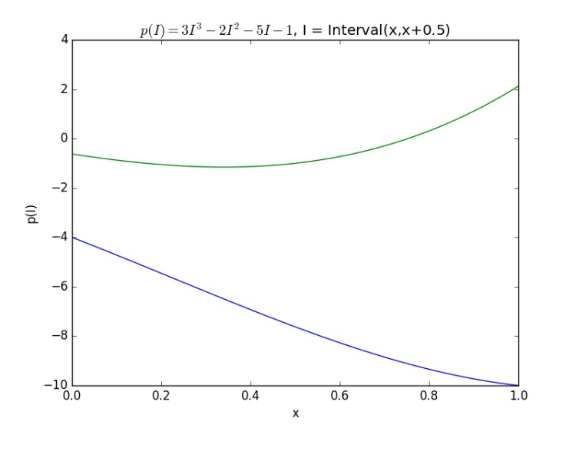

Reproduce this figure in Python.
import numpy as np
import matplotlib.pyplot as plt

class Interval:
    def __init__(self, left, right=None):
        if right is None:
            self.left, self.right = left, left
        else:
            self.left, self.right = left, right
    
    def __add__(self, other):
        if isinstance(other, (int, float)):
            other = Interval(other, other)
            
        a, b = self.left, self.right
        c, d = other.left, other.right
        return Interval(a+c, b+d)
    
    def __radd__(self, other):
        if isinstance(other, (int, float)):
            other = Interval(other, other)
            
        a, b = self.left, self.right
        c, d = other.left, other.right
        return Interval(a+c, b+d)
    
    def __sub__(self, other):
        if isinstance(other, (int, float)):
            other = Interval(other, other)
            
        a, b = self.left, self.right
        c, d = other.left, other.right
        return Interval(a-d, b-c)
    
    def __rsub__(self, other):
        if isinstance(other, (int, float)):
            other = Interval(other, other)
            
        a, b = self.left, self.right
        c, d = other.left, other.right
        return Interval(min(c-a, c-b), max(d-a, d-b))
    
    def __mul__(self, other):
        if isinstance(other, (int, float)):
            other = Interval(other, other)
        
        a, b = self.left, self.right
        c, d = other.left, other.right
        return Interval(min(a*c, a*d, b*c, b*d), max(a*c, a*d, b*c, b*d))
    
    def __rmul__(self, other):
        if isinstance(other, (int, float)):
            other = Interval(other, other)
            
        a, b = self.left, self.right
        c, d = other.left, other.right
        return Interval(min(a*c, a*d, b*c, b*d), max(a*c, a*d, b*c, b*d))

    def __truediv__(self, other):
        a, b = self.left, self.right
        c, d = other.left, other.right
        if c == 0 or d == 0:
            raise Exception(f"Error dividing by zero! The second interval that is used to divide the first interval contains a zero value.")
        
        return Interval(min(a/c, a/d, b/c, b/d), max(a/c, a/d, b/c, b/d))

    def __repr__(self):
        return f'[{self.left},{self.right}]'
    
    def __contains__(self, number):
        if number >= self.left and number <= self.right:
            return True
        else:
            return False
        
    def __pow__(self, power):
        if self.left<0 and self.right>0:
            return Interval(min(0, self.left**power, self.right**power), max(self.left**power, self.right**power))
        else:
            return Interval(min(self.left**power, self.right**power), max(self.left**power, self.right**power))


I4 = Interval(1)
print(I4)

# Task 8
print(Interval(2,3) + 1)
print(1 + Interval(2,3))
print(Interval(2,3) + 1.0)
print(1.0 + Interval(2,3))

print(Interval(2,3) - 1)
print(1 - Interval(2,3))
print(Interval(2,3) - 1.0)
print(1.0 - Interval(2,3))

print(Interval(2,3) * 1)
print(1 * Interval(2,3))
print(Interval(2,3) * 1.0)
print(1.0 * Interval(2,3))

# Task 4
I0 = Interval(1, 2)
print(I0)

I1 = Interval(1, 4)
I2 = Interval(-2, -1)

I1_plus_I2 = I1 + I2
print(I1_plus_I2)

I1_minus_I2 = I1 - I2
print(I1_minus_I2)

I1_multiply_I2 = I1*I2
print(I1_multiply_I2)

I1_divide_I2 = I1/I2
print(I1_divide_I2)

# Task 5 (Additional)        
I3 = Interval(1, 4)
print(1 in I3)
print(7 in I3)

# Task 9
x = Interval(-2,2)
x_power_2 = x**2
print(f'[{x_power_2.left},{x_power_2.right}]')
x_power_3 = x**3
print(f'[{x_power_3.left},{x_power_3.right}]')


#%% Task 10 (Prep)
b = []

for n in np.linspace(0., 1, 1000):
    b.append(3*(Interval(n, n+0.5)**3) - 2*(Interval(n, n+0.5)**2) - 5*(Interval(n, n+0.5)) - 1)
    
print(b)

#%% Task 10
yl = []
yu = []

for n in np.linspace(0., 1, 1000):
    a = 3*(Interval(n, n+0.5)**3) - 2*(Interval(n, n+0.5)**2) - 5*(Interval(n, n+0.5)) - 1
    yl.append(a.left)
    yu.append(a.right)
    
print(yu)

x_axis = [x for x in np.linspace(0., 1, 1000)]
y1 = yl
y2 = yu

plt.plot(x_axis, y1, color='b')
plt.plot(x_axis, y2, color='g')

plt.xlim(0.0, 1.0)
plt.ylim(-10, 4)

plt.title('$p(I) = 3I^{3} - 2I^{2} - 5I - 1$, I = Interval (x, x + 0.5)')
plt.ylabel('p(I)')
plt.xlabel('x')

plt.show()

        
